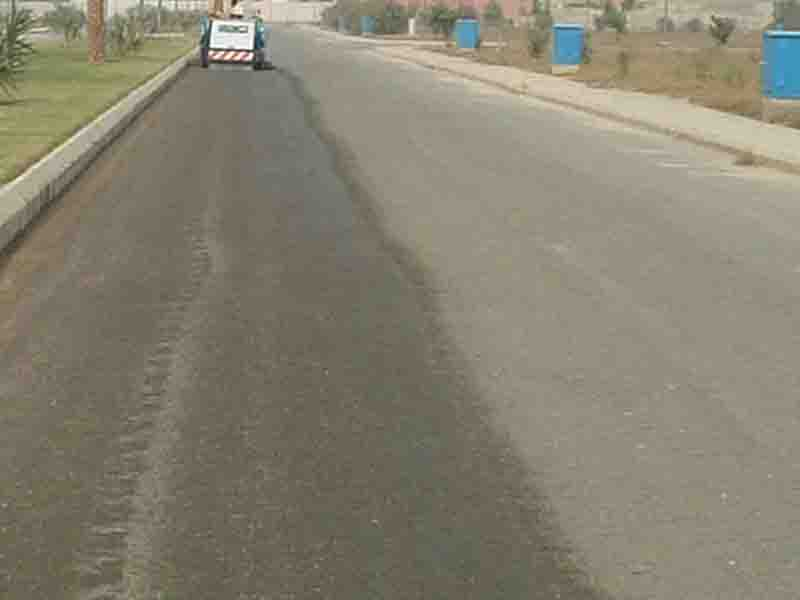
#> input picture highway2.jpg, 800 x 600 px
$ python python_implementation.py
#> lines starting #> are read from the running program, lines starting #| are printed output that depends on the picture; after the words box and inside, x2 and y2 are one past the last pixel; in counts of white or black regions, pixels touching at a corner belong together
import cv2
import numpy as np
import matplotlib.pyplot as plt

#load the image
input_image = cv2.imread('highway2.jpg')
#> input_image is the input picture: shape (600, 800, 3); mean B, G, R 113.3, 129.3, 134.5

#resize the image for faster processing
img = cv2.resize(input_image, (400, 300))

#converting the image to gray
gray_image=cv2.cvtColor(img, cv2.COLOR_RGB2GRAY)
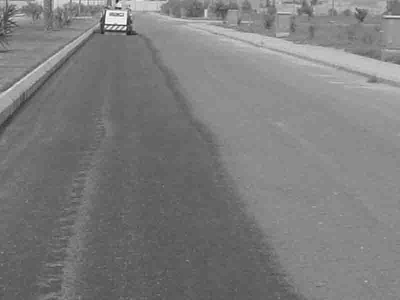
#> gray_image: shape (300, 400); min 33, max 255, mean 124.8

#detect edges
edges_image = cv2.Canny(gray_image,400,173)
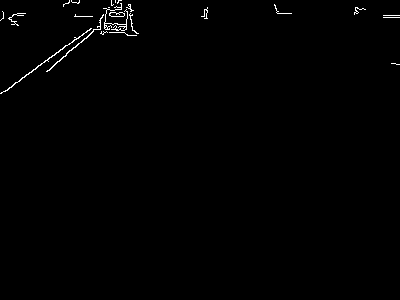
#> edges_image: shape (300, 400); 0.67% white in thin lines or dots, all inside (x1, y1, x2, y2) = (0, 0, 400, 94)

#creating an arrays for ones to increase the area for dilation
se = np.ones((30, 30))

#dilating the images
img_dilation = cv2.dilate(edges_image, se, iterations=1)
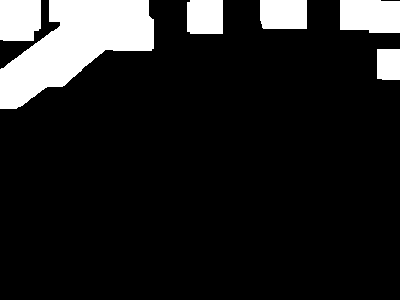
#> img_dilation: shape (300, 400); 13% white; 6 white regions, box (x1, y1, x2, y2) and area: (0, 0, 154, 109) 8848, (340, 0, 400, 33) 1874, (0, 0, 41, 41) 1604, (260, 0, 307, 29) 1349, (187, 0, 223, 34) 1212, (377, 49, 400, 80) 708

#getting the shape
row, col = img_dilation.shape
#> row = 300; col = 400

#creating an empty lsit
l=[]

#getting each pixel value
for i in range(row):
    for j in range(col):
        #if the current pixel is one, add to list
        if (img_dilation[i,j]==255):
            l.append(j)

#get the number of white pixels
count = len(l)
#> count = 15595

#if the number of white pixels are greater than some particular value, pothole is detected
if (count>16000):
    import ctypes  # An included library with Python install.
    ctypes.windll.user32.MessageBoxW(0, "Pothole detected !", "Alert", 1)

#plot the images
plt.subplot(121),plt.imshow(edges_image,cmap = 'gray')
plt.title('Edge'), plt.xticks([]), plt.yticks([])
plt.subplot(122),plt.imshow(img_dilation,cmap = 'gray')
plt.title('Dilation'), plt.xticks([]), plt.yticks([])
plt.show()
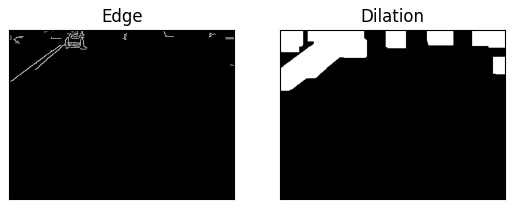
#> figure drawn by matplotlib, 2 panels

print(count)
#| 15595
cv2.waitKey(0)
cv2.destroyAllWindows
